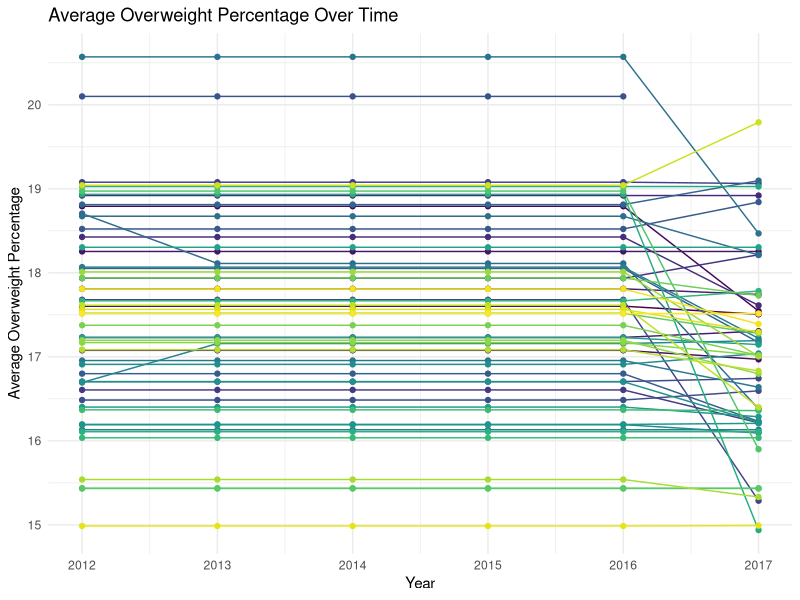
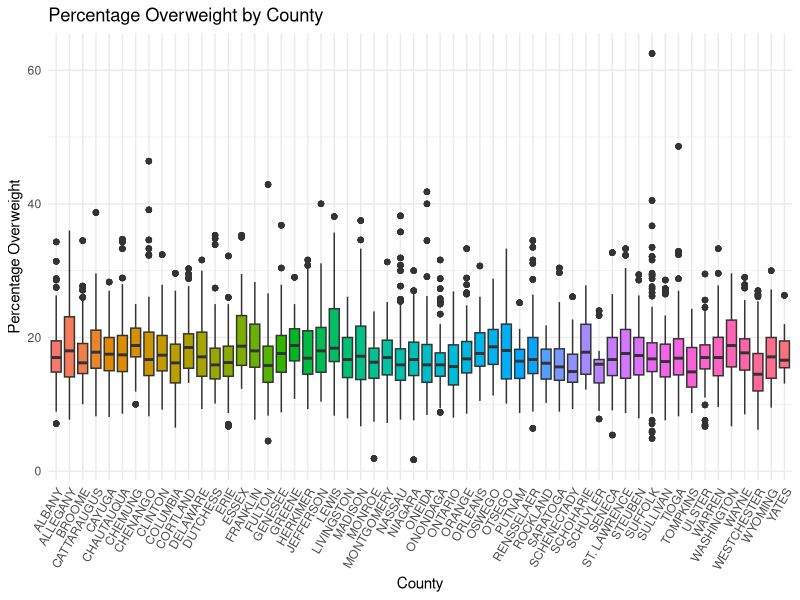

Here is the R script that generated these plots, in order:
## ---- chunk 1
library(tidyverse)
cleaned_data = read_csv("cleaned_data.csv")

knitr::opts_chunk$set(
  fig.width = 6,
  fig.asp = .6, 
  out.width = "90%"
)

theme_set (theme_minimal() +theme(legend.position = "bottom"))

options(
  ggplot2.continuous.colour = "viridis", 
  ggplots.continuous.fill = "viridis"
)

scale_colour_discrete = scale_colour_viridis_d
scale_fill_disrete = scale_fill_viridis_d
## ---- chunk 2
# add up each county's percentage for each year
county_year_data = 
  cleaned_data |>
  group_by (county, year) |>
  summarize(ave_overweight_percent = mean(percent_overweight)) 

ggplot(county_year_data, aes(x = year, y = ave_overweight_percent, group = county, color = county )) + 
  geom_line() + 
  geom_point() +
  labs(title = "Average Overweight Percentage Over Time",
       x = "Year",
       y = "Average Overweight Percentage") +
  theme_minimal() +
  theme(legend.position = "none")
  
## ---- chunk 3
# calculate the average percentage of overweight/obsed/healthy for all years
ggplot(cleaned_data, aes(x = county, y = percent_overweight, fill = county)) +
  geom_boxplot() +
  labs(title = "Percentage Overweight by County",
       x = "County",
       y = "Percentage Overweight",
       fill = "County") +
  theme_minimal() +
  theme(legend.position = "none") +
  theme(axis.text.x = element_text(angle = 60, hjust = 1))
